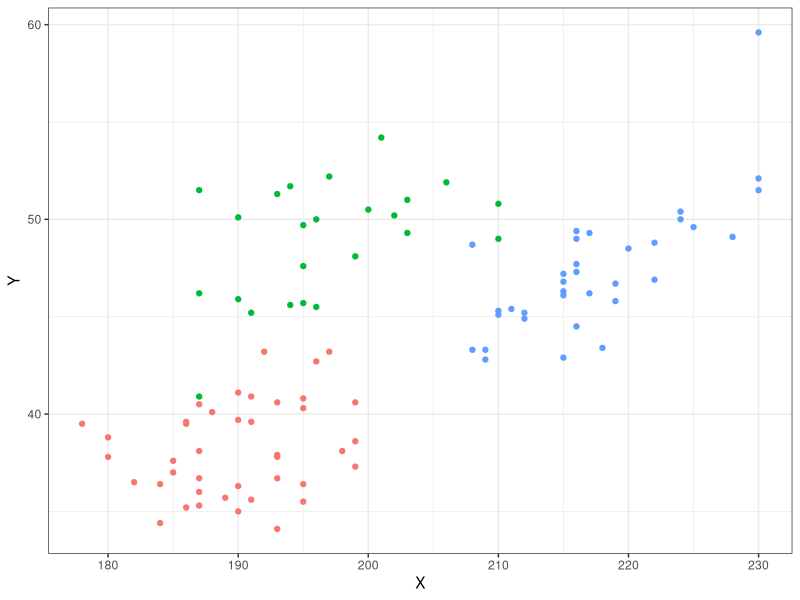

The R script that drew this image:
## ---- chunk 1
library(magrittr)
library(tidyverse)
library(palmerpenguins)

penguins %>% sample_n(100) %>%  
  ggplot(aes(x = flipper_length_mm, y = bill_length_mm, color = species)) +
  geom_point() +
  xlab("X") + ylab("Y") +
  guides(color = FALSE) +
  theme_bw()

## ---- chunk 2
library(palmerpenguins)
library(MASS)
library(tidyverse)
select <- dplyr::select
penguins <- penguins |> drop_na()
x_lda <- penguins |> lda(species ~ bill_length_mm + 
                                   bill_depth_mm + 
                                   flipper_length_mm + 
                                   body_mass_g,
                         data = _)


## ---- chunk 3

new_df <- penguins |> select(bill_length_mm,
                           bill_depth_mm,
                          flipper_length_mm,
                         body_mass_g)
x_lda_predict <- x_lda |> predict(new_df)

## ---- chunk 4
table(penguins$species, x_lda_predict$class)
## ---- chunk 5
x_qda <- penguins |> qda(species ~ bill_length_mm + 
                                   bill_depth_mm + 
                                   flipper_length_mm + 
                                   body_mass_g,
                         data = _)

## ---- chunk 6
x_qda_predict <- x_qda |>  predict(penguins |>
                                     select(bill_length_mm, 
                                            bill_depth_mm,
                                            flipper_length_mm,
                                            body_mass_g))
## ---- chunk 7
table(penguins$species, x_qda_predict$class)
## ---- chunk 8
library(e1071)
x_nb <- penguins |>  naiveBayes(species ~ bill_length_mm +
                                             bill_depth_mm + 
                                             flipper_length_mm + 
                                             body_mass_g, 
                                   data = _)
## ---- chunk 9
x_nb_predict <- x_nb  |>  predict(penguins |>
                                     select(bill_length_mm, 
                                            bill_depth_mm,
                                            flipper_length_mm,
                                            body_mass_g))
## ---- chunk 10
table(penguins$species, x_nb_predict)
## ---- chunk 11
manhattan <- function(x, y){
  sum(abs(x-y))
}
euclidean <- function(x, y){
  sqrt(sum((x-y)^2))
}
minkowski_5 <- function(x, y){
  (sum(abs(x-y)^5))^{1/5}
}

x <- penguins |> select(bill_depth_mm, bill_length_mm, flipper_length_mm, body_mass_g) |> as.matrix()
y <- c(19, 40, 185, 3345)

manx <- apply(x, 1, manhattan, y = y) |> rank()
eucx <- apply(x, 1, euclidean, y = y) |> rank()
minx <- apply(x, 1, minkowski_5, y = y) |> rank()

penguins_rank <- penguins |> mutate(manx = manx, eucx = eucx, minx = minx)
penguins_rank |> arrange(manx) |> select(species)
penguins_rank |> arrange(eucx) |> select(species)
penguins_rank |> arrange(minx) |> select(species)
  
